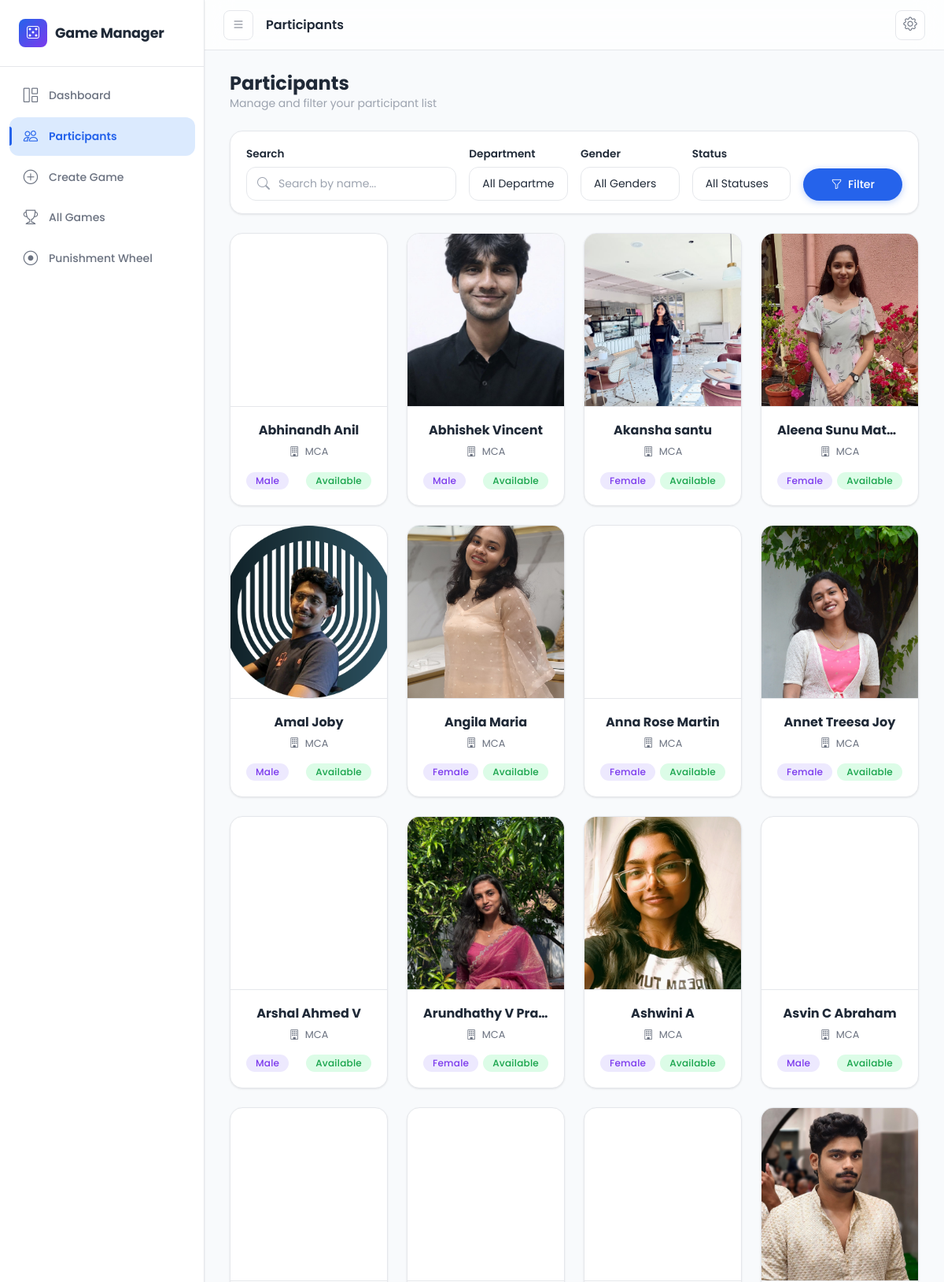
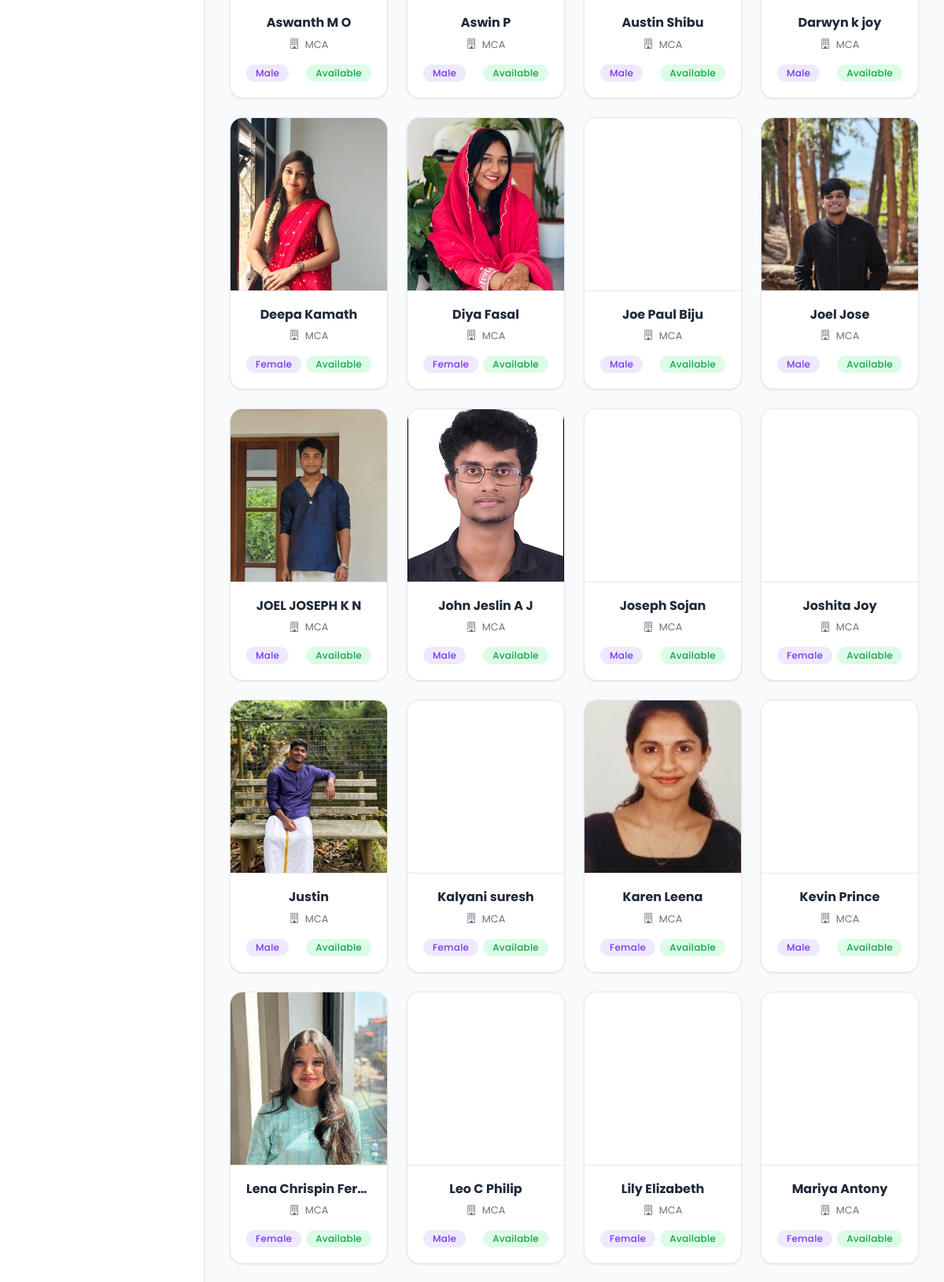
/participants (upper part), run on the app's committed database (2 pictures, top to bottom).
### models/__init__.py (models this page shows)
class Participant(db.Model):
    __tablename__ = 'participants'
    id = db.Column(db.Integer, primary_key=True)
    name = db.Column(db.String(100), nullable=False)
    department = db.Column(db.String(100), nullable=False)
    gender = db.Column(db.String(20), nullable=False)
    photo_path = db.Column(db.String(255), nullable=True)
    status = db.Column(db.String(20), default='Available') # Available, Assigned
    assigned_game_id = db.Column(db.Integer, db.ForeignKey('games.id'), nullable=True)

### routes/__init__.py (the view)
@main.route('/participants', methods=['GET', 'POST'])
def participants():
    query = Participant.query
    search = request.args.get('search', '')
    dept = request.args.get('department', '')
    gender = request.args.get('gender', '')
    status = request.args.get('status', '')
    if search:
        query = query.filter(Participant.name.ilike(f'%{search}%'))
    if dept:
        query = query.filter(Participant.department == dept)
    if gender:
        query = query.filter(Participant.gender == gender)
    if status:
        query = query.filter(Participant.status == status)
    participants_list = query.all()
    departments = db.session.query(Participant.department).distinct().all()
    departments = [d[0] for d in departments]
    return render_template('participants.html', participants=participants_list,
                           departments=departments, search=search,
                           sel_dept=dept, sel_gender=gender, sel_status=status)

### app.py (called while the page is built)
def create_app():
    app = Flask(__name__)
    app.config.from_object(Config)
    db.init_app(app)
    app.register_blueprint(main)
    app.register_blueprint(punishment_bp)
    @app.context_processor
    def utility_processor():
        def get_participant_image_url(participant):
            if not participant or not participant.photo_path:
                return url_for('static', filename='images/default-avatar.png')
            path = participant.photo_path.strip()
            if path.startswith(('http://', 'https://')):
                return path
            if not path.startswith('/'):
                path = '/' + path
            return path
        return dict(get_participant_image_url=get_participant_image_url)
    with app.app_context():
        db.create_all()
    return app

### routes/__init__.py (called while the page is built)
@main.app_context_processor
def inject_csrf_token():
    def generate_csrf_token():
        if '_csrf_token' not in session:
            session['_csrf_token'] = secrets.token_hex(16)
        return session['_csrf_token']
    return dict(csrf_token=generate_csrf_token)

### templates/participants.html (shortened to what this page needs)
{% extends 'base.html' %}
{% block page_title %}Participants{% endblock %}
{% block content %}
<div class="d-flex justify-content-between align-items-center mb-4 fade-in">
    <div>
        <h2 class="page-heading mb-0">Participants</h2>
        <p class="page-subtitle">Manage and filter your participant list</p>
    </div>
</div>
<div class="card card-no-hover mb-4 fade-in fade-in-1">
    <div class="card-body py-3">
        <form method="GET" action="{{ url_for('main.participants') }}" class="row g-3 align-items-end">
            <div class="col-lg-4 col-md-6">
                <label for="searchInput" class="form-label">Search</label>
                <div class="position-relative">
                    <input type="text" class="form-control" id="searchInput" placeholder="Search by name..." value="" style="padding-left: 40px;" onkeydown="return event.key != 'Enter';">
                    <i class="bi bi-search position-absolute" style="left: 14px; top: 50%; transform: translateY(-50%); color: var(--text-muted);"></i>
                </div>
            </div>
            <div class="col-lg-2 col-md-6">
                <label class="form-label">Department</label>
                <select class="form-select" name="department">
                    <option value="">All Departments</option>
                </select>
            </div>
            <div class="col-lg-2 col-md-4">
                <label class="form-label">Gender</label>
                <select class="form-select" name="gender">
                    <option value="">All Genders</option>
                </select>
            </div>
            <div class="col-lg-2 col-md-4">
                <label class="form-label">Status</label>
                <select class="form-select" name="status">
                    <option value="">All Statuses</option>
                </select>
            </div>
            <div class="col-lg-2 col-md-4 d-grid">
                <button type="submit" class="btn btn-primary"><i class="bi bi-funnel me-1"></i> Filter</button>
            </div>
        </form>
    </div>
</div>
<div class="row row-cols-1 row-cols-sm-2 row-cols-md-3 row-cols-xl-4 g-4" id="participantsGrid">
    {% for p in participants %}
    <div class="col participant-col fade-in" style="animation-delay: {{ loop.index0 * 0.03 }}s; opacity: 0;">
        <div class="card participant-card h-100">
            {% if p.photo_path %}
                <img src="{{ get_participant_image_url(p) }}" class="card-img-top participant-img" alt="{{ p.name }}" onerror="this.src='{{ url_for('static', filename='images/default-avatar.png') }}'">
            {% else %}
                <div class="card-img-top d-flex align-items-center justify-content-center participant-img-placeholder">
                    <i class="bi bi-person" style="font-size: 3.5rem; color: var(--text-muted);"></i>
                </div>
            {% endif %}
            <div class="card-body">
                <h6 class="fw-bold text-truncate mb-2" title="{{ p.name }}" style="color: var(--text-primary);">{{ p.name }}</h6>
                <p class="mb-1" style="font-size: 0.8rem; color: var(--text-secondary);">
                    <i class="bi bi-building me-1"></i> {{ p.department }}
                </p>
                <div class="d-flex justify-content-between align-items-center mt-3">
                    <span class="badge bg-secondary">{{ p.gender }}</span>
                    {% if p.status == 'Available' %}
                        <span class="badge bg-success">Available</span>
                    {% else %}
                        <span class="badge bg-danger">Assigned</span>
                    {% endif %}
                </div>
            </div>
        </div>
    </div>
    {% endfor %}
</div>
{% endblock %}

### static/css/style.css (style rules this page uses)
:root { --primary: #2563EB; --primary-light: #DBEAFE; --primary-dark: #1D4ED8; --secondary: #7C3AED; --secondary-light: #EDE9FE; --success: #22C55E; --success-light: #DCFCE7; --danger: #EF4444; --danger-light: #FEE2E2; --warning: #F59E0B; --warning-light: #FEF3C7; --bg: #F8FAFC; --surface: #FFFFFF; --text-primary: #1F2937; --text-secondary: #6B7280; --text-muted: #9CA3AF; --border: #E5E7EB; --border-light: #F3F4F6; --radius-sm: 8px; --radius-md: 12px; --radius-lg: 16px; --radius-xl: 20px; --radius-pill: 9999px; --shadow-xs: 0 1px 2px rgba(0, 0, 0, 0.04); --shadow-sm: 0 1px 3px rgba(0, 0, 0, 0.06), 0 1px 2px rgba(0, 0, 0, 0.04); --shadow-md: 0 4px 6px -1px rgba(0, 0, 0, 0.06), 0 2px 4px -2px rgba(0, 0, 0, 0.04); --shadow-lg: 0 10px 15px -3px rgba(0, 0, 0, 0.06), 0 4px 6px -4px rgba(0, 0, 0, 0.04); --shadow-xl: 0 20px 25px -5px rgba(0, 0, 0, 0.06), 0 8px 10px -6px rgba(0, 0, 0, 0.04); --sidebar-width: 260px; --topbar-height: 64px; --transition-fast: 0.15s ease; --transition-normal: 0.25s ease; --transition-slow: 0.35s cubic-bezier(0.4, 0, 0.2, 1); }
*, *::before, *::after { box-sizing: border-box; }
body { background-color: var(--bg); font-family: 'Poppins', -apple-system, BlinkMacSystemFont, "Segoe UI", Roboto, sans-serif; color: var(--text-primary); overflow-x: hidden; -webkit-font-smoothing: antialiased; -moz-osx-font-smoothing: grayscale; }
h1, h2, h3, h4, h5, h6 { font-weight: 700; color: var(--text-primary); }
p { color: var(--text-secondary); font-weight: 400; }
.fade-in { animation: fadeInUp 0.4s ease forwards; }
.fade-in-1 { animation-delay: 0.05s; opacity: 0; }
.page-heading { font-size: 1.5rem; font-weight: 700; color: var(--text-primary); margin-bottom: 4px; }
.page-subtitle { font-size: 0.875rem; color: var(--text-muted); margin-bottom: 0; }
.card { border: 1px solid var(--border); border-radius: var(--radius-lg) !important; background: var(--surface); box-shadow: var(--shadow-sm); transition: transform var(--transition-normal), box-shadow var(--transition-normal); overflow: hidden; }
.card-body { padding: 20px; }
.btn { border-radius: var(--radius-pill); font-weight: 500; font-size: 0.875rem; padding: 10px 22px; transition: all var(--transition-fast); position: relative; overflow: hidden; border: none; }
.btn::after { content: ''; position: absolute; top: 50%; left: 50%; width: 0; height: 0; background: rgba(255, 255, 255, 0.15); border-radius: 50%; transform: translate(-50%, -50%); transition: width 0.4s ease, height 0.4s ease; }
.btn-primary { background: var(--primary); color: #fff; box-shadow: 0 2px 8px rgba(37, 99, 235, 0.3); }
.form-control, .form-select { border-radius: var(--radius-md); border: 1.5px solid var(--border); padding: 10px 16px; font-size: 0.875rem; font-family: 'Poppins', sans-serif; color: var(--text-primary); transition: border-color var(--transition-fast), box-shadow var(--transition-fast); background: var(--surface); }
.form-control::placeholder { color: var(--text-muted); }
.form-label { font-weight: 600; font-size: 0.85rem; color: var(--text-primary); margin-bottom: 6px; }
.badge { font-weight: 500; font-size: 0.75rem; padding: 5px 12px; border-radius: var(--radius-pill); letter-spacing: 0.02em; }
.badge-success, .badge.bg-success { background: var(--success-light) !important; color: #16A34A !important; }
.badge-secondary, .badge.bg-secondary { background: var(--secondary-light) !important; color: var(--secondary) !important; }
.participant-card { border: 1px solid var(--border); border-radius: var(--radius-lg) !important; overflow: hidden; }
.participant-img { height: 220px; object-fit: cover; object-position: center; border-bottom: 1px solid var(--border); }
.participant-card .card-body { text-align: center; padding: 20px; }

### data on the page
Participant: name "Abhinandh Anil", department "MCA", gender "Male", status "Available"
Participant: photo_path+name (picture), name "Abhishek Vincent", department "MCA", gender "Male", status "Available"
Participant: photo_path (picture), name "Akansha santu", department "MCA", gender "Female", status "Available"
Participant: photo_path+name (picture), name "Aleena Sunu Mat…", department "MCA", gender "Female", status "Available"
Participant: photo_path+name (picture), name "Amal Joby", department "MCA", gender "Male", status "Available"
Participant: photo_path+name (picture), name "Angila Maria", department "MCA", gender "Female", status "Available"
Participant: name "Anna Rose Martin", department "MCA", gender "Female", status "Available"
Participant: photo_path+name (picture), name "Annet Treesa Joy", department "MCA", gender "Female", status "Available"
Participant: name "Arshal Ahmed V", department "MCA", gender "Male", status "Available"
Participant: photo_path+name (picture), name "Arundhathy V Pra…", department "MCA", gender "Female", status "Available"
Participant: photo_path+name (picture), name "Ashwini A", department "MCA", gender "Female", status "Available"
Participant: name "Asvin C Abraham", department "MCA", gender "Male", status "Available"
Participant: name "Aswanth M O", department "MCA", gender "Male", status "Available"
Participant: name "Aswin P", department "MCA", gender "Male", status "Available"
Participant: name "Austin Shibu", department "MCA", gender "Male", status "Available"
Participant: photo_path (picture), name "Darwyn k joy", department "MCA", gender "Male", status "Available"
Participant: photo_path+name (picture), name "Deepa Kamath", department "MCA", gender "Female", status "Available"
Participant: photo_path (picture), name "Diya Fasal", department "MCA", gender "Female", status "Available"
Participant: name "Joe Paul Biju", department "MCA", gender "Male", status "Available"
Participant: photo_path+name (picture), name "Joel Jose", department "MCA", gender "Male", status "Available"
Participant: photo_path (picture), name "JOEL JOSEPH K N", department "MCA", gender "Male", status "Available"
Participant: photo_path+name (picture), name "John Jeslin A J", department "MCA", gender "Male", status "Available"
Participant: name "Joseph Sojan", department "MCA", gender "Male", status "Available"
Participant: name "Joshita Joy", department "MCA", gender "Female", status "Available"
Participant: photo_path+name (picture), name "Justin", department "MCA", gender "Male", status "Available"
Participant: name "Kalyani suresh", department "MCA", gender "Female", status "Available"
Participant: photo_path+name (picture), name "Karen Leena", department "MCA", gender "Female", status "Available"
Participant: name "Kevin Prince", department "MCA", gender "Male", status "Available"
Participant: photo_path+name (picture), name "Lena Chrispin Fer…", department "MCA", gender "Female", status "Available"
Participant: name "Leo C Philip", department "MCA", gender "Male", status "Available"
Participant: name "Lily Elizabeth", department "MCA", gender "Female", status "Available"
Participant: name "Mariya Antony", department "MCA", gender "Female", status "Available"
